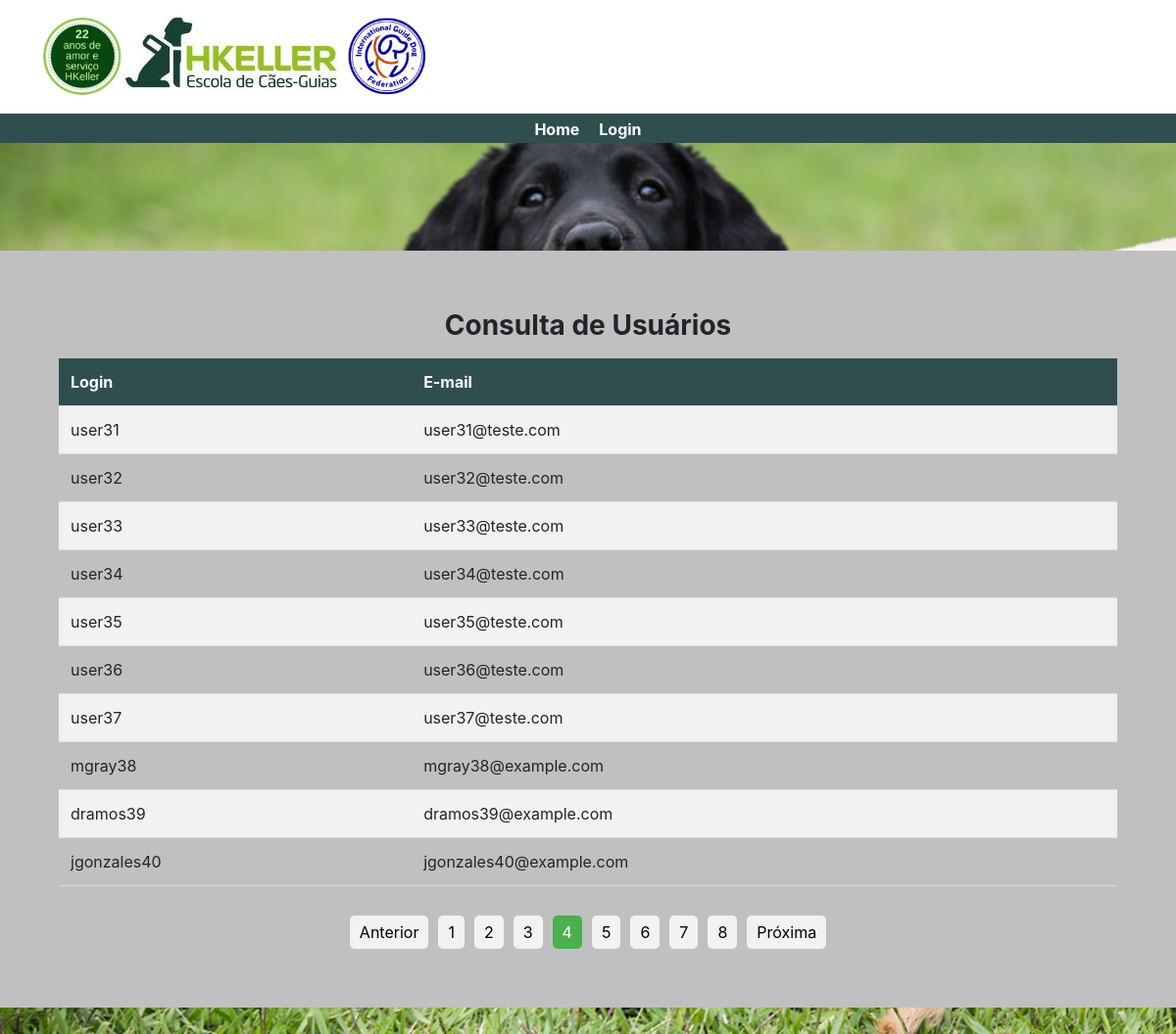
Page /app/views/Usuarios/UsuariosListView.php?pagina=4 on the committed database.
### tables this page shows
CREATE TABLE `usuarios` (
  `ID` int(10) NOT NULL COMMENT 'Identificador do usuário.',
  `LOGIN` varchar(20) NOT NULL COMMENT 'Login para entrar no sistema.',
  `SENHA` varchar(20) NOT NULL COMMENT 'Senha do usuário.',
  `EMAIL` varchar(70) NOT NULL COMMENT 'E-mail usado na redefinição de senha.',
  `FOTO` blob NOT NULL
);

### app/models/Usuarios/UsuariosModel.php (called while the page is built, shortened)
<?php
class UsuariosModel{
    public function consultar(){
        $conn = new Conexao();
        $conn = $conn->conectar();
        $stmt = $conn->prepare("SELECT * FROM usuarios");
        $stmt->execute();
        return $stmt->fetchAll(PDO::FETCH_ASSOC);
    }
}
?>

### app/controllers/Usuarios/UsuariosController.php (called while the page is built, shortened)
<?php
require_once DIR_PATH.'/app/models/Usuarios/UsuariosModel.php';
class UsuariosController {
    public function __construct(){
        $this->usuario = new UsuariosModel();
    }
    public function consultar() {
        $resultado = $this->usuario->consultar();
        return $resultado;
    }
    public function processRequest($actionName) {
        switch ($actionName) {
            case "consultarUsuario":
                return $this->consultar();
                break;
        }
    }
}
?>

### app/views/Usuarios/UsuariosListView.php (the view, shortened to what this page needs)
<?php
include DIR_PATH.'app/views/Esqueleto/Esqueleto.php';
require_once DIR_PATH.'/app/controllers/Usuarios/UsuariosController.php';
$usuariosController = new UsuariosController();
$registrosPorPagina = 10;
$usuarios = $usuariosController->processRequest("consultarUsuario");
$totalRegistros = count($usuarios);
$totalPaginas = ceil($totalRegistros / $registrosPorPagina);
$paginaAtual = $_GET['pagina'];
$registroInicial = ($paginaAtual - 1) * $registrosPorPagina;
$usuarios = array_slice($usuarios, $registroInicial, $registrosPorPagina);
?>
<!DOCTYPE html>
<html>
<head>
</head>
<body>
<div class="container-cadastro">
    <h1 class="h3 mb-3 font-weight-normal"><b>Consulta de Usuários</b></h1>
    <table>
        <tr>
            <th style="background-color: #2F4F4F; color: white;" >Login</th>
            <th style="background-color: #2F4F4F; color: white;">E-mail</th>
        </tr>
        <?php foreach ($usuarios as $usuario): ?>
            <tr>
                <td><?php echo $usuario['LOGIN'] ?></td>
                <td><?php echo $usuario['EMAIL'] ?></td>
            </tr>
        <?php endforeach; ?>
    </table>
    <div class="pagination">
        <?php if ($paginaAtual > 1): ?>
            <a href="?pagina=<?php echo $paginaAtual - 1; ?>">Anterior</a>
        <?php endif; ?>
        <?php for ($i = 1; $i <= $totalPaginas; $i++): ?>
            <?php if ($i == $paginaAtual): ?>
                <a href="?pagina=<?php echo $i; ?>" class="active"><?php echo $i; ?></a>
            <?php else: ?>
                <a href="?pagina=<?php echo $i; ?>"><?php echo $i; ?></a>
            <?php endif; ?>
        <?php endfor; ?>
        <?php if ($paginaAtual < $totalPaginas): ?>
            <a href="?pagina=<?php echo $paginaAtual + 1; ?>">Próxima</a>
        <?php endif; ?>
    </div>
</div>
</body>
</html>

### assets/css/style.css (style rules this page uses)
body { background-image: url('../img/fundoLogin.jpg'); background-size: cover; }
h1 { text-align: center; }
.container-cadastro { margin: 80px auto; max-width: 1200px; padding: 60px; background-color: #C0C0C0; }

### app/views/Usuarios/UsuariosListView.php (style rules this page uses)
table { border-collapse: collapse; width: 100%; text-align: left; }
th, td { padding: 12px; text-align: left; border-bottom: 1px solid #ddd; }
th { background-color: #f2f2f2; font-weight: bold; }
tr:nth-child(even) { background-color: #f2f2f2; }
.pagination { display: flex; justify-content: center; margin-top: 30px; }
.pagination a { display: inline-block; padding: 5px 10px; background-color: #f2f2f2; color: black; border-radius: 5px; text-decoration: none; margin: 0 5px; }
.pagination a.active { background-color: #4CAF50; color: white; }

### rows in the picture
usuarios: LOGIN "user31", EMAIL "user31@teste.com"
usuarios: LOGIN "user32", EMAIL "user32@teste.com"
usuarios: LOGIN "user33", EMAIL "user33@teste.com"
usuarios: LOGIN "user34", EMAIL "user34@teste.com"
usuarios: LOGIN "user35", EMAIL "user35@teste.com"
usuarios: LOGIN "user36", EMAIL "user36@teste.com"
usuarios: LOGIN "user37", EMAIL "user37@teste.com"
usuarios: LOGIN "mgray38", EMAIL "mgray38@example.com"
usuarios: LOGIN "dramos39", EMAIL "dramos39@example.com"
usuarios: LOGIN "jgonzales40", EMAIL "jgonzales40@example.com"
